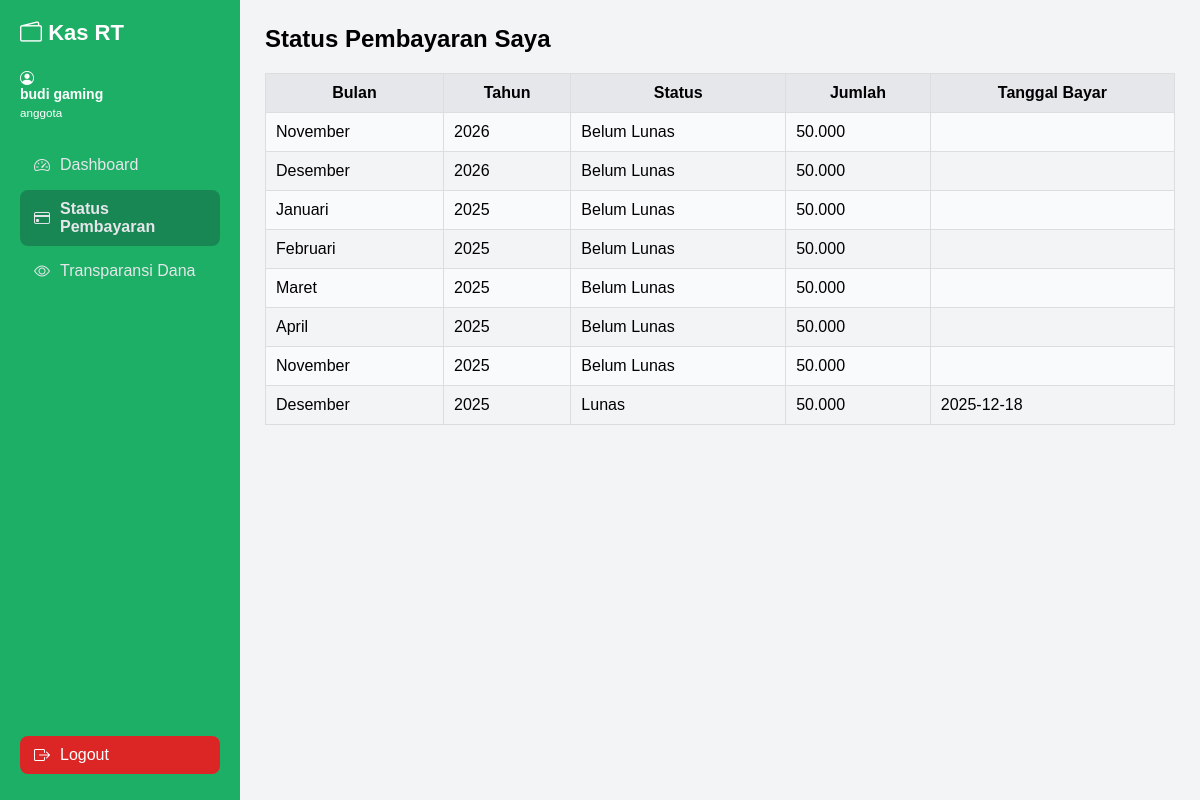
/backend/status/status_anggota.php (signed in), run on the app's committed database.
### tables this page shows
CREATE TABLE `status_pembayaran` (
  `id_status` int(11) NOT NULL,
  `id_users` int(11) DEFAULT NULL,
  `bulan` varchar(20) NOT NULL,
  `tahun` int(11) NOT NULL,
  `jumlah` decimal(15,2) NOT NULL DEFAULT 0.00,
  `status` enum('Lunas','Belum Lunas') NOT NULL DEFAULT 'Belum Lunas',
  `tanggal_bayar` date DEFAULT NULL
);

### backend/status/status_anggota.php (the view, shortened to what this page needs)
<?php
require "../config/koneksi.php";
include "../partials/navbar.php";
$id_user = $_SESSION['id_users'];
$cek = mysqli_query($conn, "
    SELECT bulan, tahun, jumlah, status, tanggal_bayar
    FROM status_pembayaran
    WHERE id_users = '$id_user'
    ORDER BY
        tahun DESC,
        FIELD(bulan,
            'Januari','Februari','Maret','April','Mei','Juni','Juli',
            'Agustus','September','Oktober','November','Desember'
        )
");
?>
<h2>Status Pembayaran Saya</h2>
<table border="1" cellpadding="10">
    <tr>
        <th>Bulan</th>
        <th>Tahun</th>
        <th>Status</th>
        <th>Jumlah</th>
        <th>Tanggal Bayar</th>
    </tr>
    <?php while ($d = mysqli_fetch_assoc($cek)) { ?>
        <tr>
            <td><?= $d['bulan'] ?></td>
            <td><?= $d['tahun'] ?></td>
            <td><?= $d['status'] ?></td>
            <td><?= number_format($d['jumlah'], 0, ',', '.') ?></td>
            <td><?= $d['tanggal_bayar'] ?></td>
        </tr>
    <?php } ?>
</table>

### backend/assets/style.css (style rules this page uses)
* { margin: 0; padding: 0; box-sizing: border-box; font-family: Arial, sans-serif; }
h2, h3 { margin-bottom: 20px; }
table { width: 100%; border-collapse: collapse; margin-top: 15px; }
table th, table td { border: 1px solid #ddd; padding: 10px; }
table th { background: #e5e7eb; }
tr:nth-child(even) { background: #f9fafb; }

### data on the page
status_pembayaran: bulan "November", tahun "2026", status "Belum Lunas", jumlah "50.000"
status_pembayaran: bulan "Desember", tahun "2026", status "Belum Lunas", jumlah "50.000"
status_pembayaran: bulan "Januari", tahun "2025", status "Belum Lunas", jumlah "50.000"
status_pembayaran: bulan "Februari", tahun "2025", status "Belum Lunas", jumlah "50.000"
status_pembayaran: bulan "Maret", tahun "2025", status "Belum Lunas", jumlah "50.000"
status_pembayaran: bulan "April", tahun "2025", status "Belum Lunas", jumlah "50.000"
status_pembayaran: bulan "November", tahun "2025", status "Belum Lunas", jumlah "50.000"
status_pembayaran: bulan "Desember", tahun "2025", status "Lunas", jumlah "50.000", tanggal_bayar "2025-12-18"

### other printed values
$nama "budi gaming"
$role "anggota"
